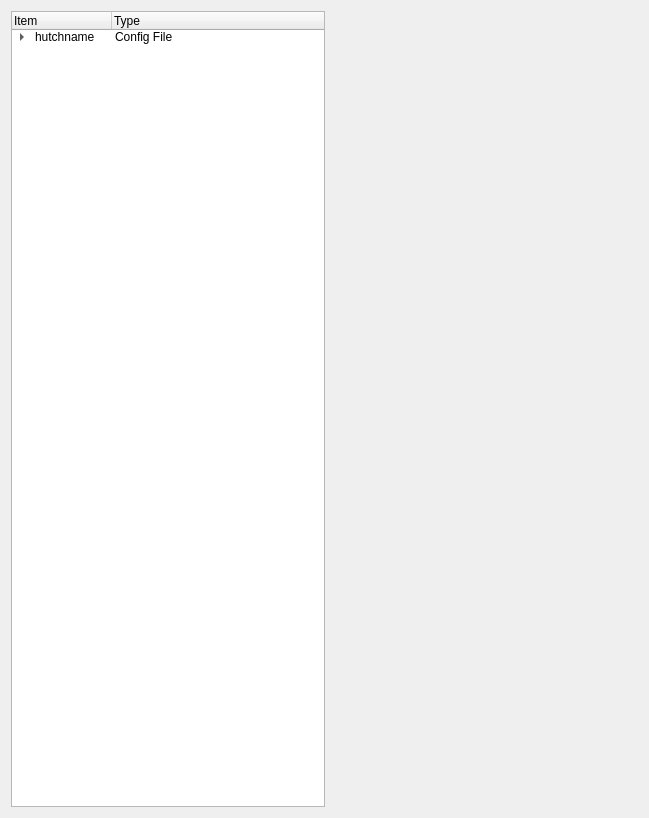
<?xml version="1.0" encoding="UTF-8"?>
<ui version="4.0">
 <class>Form</class>
 <widget class="QWidget" name="Form">
  <property name="geometry">
   <rect>
    <x>0</x>
    <y>0</y>
    <width>649</width>
    <height>818</height>
   </rect>
  </property>
  <property name="windowTitle">
   <string>Form</string>
  </property>
  <layout class="QHBoxLayout" name="horizontalLayout_3">
   <item>
    <widget class="QTreeWidget" name="treeWidget">
     <property name="editTriggers">
      <set>QAbstractItemView::NoEditTriggers</set>
     </property>
     <property name="columnCount">
      <number>2</number>
     </property>
     <column>
      <property name="text">
       <string>Item</string>
      </property>
     </column>
     <column>
      <property name="text">
       <string>Type</string>
      </property>
     </column>
     <item>
      <property name="text">
       <string>hutchname</string>
      </property>
      <property name="text">
       <string>Config File</string>
      </property>
      <item>
       <property name="text">
        <string>settings</string>
       </property>
       <property name="text">
        <string>Config Settings</string>
       </property>
      </item>
     </item>
    </widget>
   </item>
   <item>
    <spacer name="horizontalSpacer">
     <property name="orientation">
      <enum>Qt::Horizontal</enum>
     </property>
     <property name="sizeHint" stdset="0">
      <size>
       <width>40</width>
       <height>20</height>
      </size>
     </property>
    </spacer>
   </item>
  </layout>
 </widget>
 <resources/>
 <connections/>
</ui>
